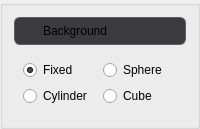
         <widget class="QGroupBox" name="panelBackgroundControls">
          <layout class="QVBoxLayout" name="verticalLayoutBgControls">
           <item>
            <widget class="QFrame" name="panelBackgroundTarget">
             <property name="toolTip">
              <string>What the colors, the texture and the controls below act on.</string>
             </property>
             <property name="styleSheet">
              <string notr="true">QFrame#panelBackgroundTarget { background-color: #3A3A3F; border: 1px solid #5E5E66; border-radius: 6px; padding: 3px 8px; }
QFrame#panelBackgroundTarget QRadioButton { background: transparent; }</string>
             </property>
             <layout class="QHBoxLayout" name="horizontalLayoutBackgroundTarget">
              <property name="leftMargin">
               <number>0</number>
              </property>
              <property name="topMargin">
               <number>0</number>
              </property>
              <property name="rightMargin">
               <number>0</number>
              </property>
              <property name="bottomMargin">
               <number>0</number>
              </property>
              <item>
               <widget class="QRadioButton" name="radioBackground">
                <property name="text">
                 <string>Background</string>
                </property>
               </widget>
              </item>
             </layout>
            </widget>
           </item>
           <item>
            <widget class="QWidget" name="panelBgLock" native="true">
             <layout class="QGridLayout" name="gridLayoutBgLock">
              <item row="0" column="0">
               <widget class="QRadioButton" name="radioBgFixed">
                <property name="text">
                 <string>Fixed</string>
                </property>
                <property name="checked">
                 <bool>true</bool>
                </property>
               </widget>
              </item>
              <item row="0" column="1">
               <widget class="QRadioButton" name="radioBgSphere">
                <property name="text">
                 <string>Sphere</string>
                </property>
               </widget>
              </item>
              <item row="1" column="0">
               <widget class="QRadioButton" name="radioBgCylinder">
                <property name="text">
                 <string>Cylinder</string>
                </property>
               </widget>
              </item>
              <item row="1" column="1">
               <widget class="QRadioButton" name="radioBgCube">
                <property name="text">
                 <string>Cube</string>
                </property>
               </widget>
              </item>
             </layout>
            </widget>
           </item>
          </layout>
         </widget>
